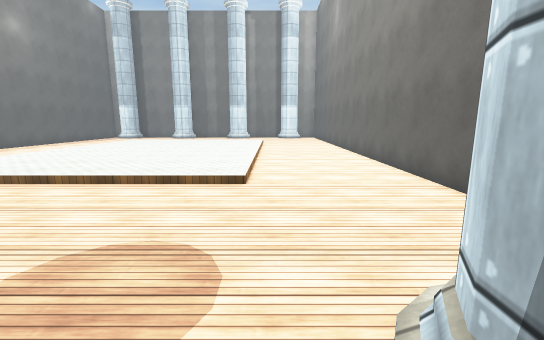
View 1 (above)

16 first-person views from a walk through a scene from a Unity 3-D project. The camera is 1.5 m above the floor, tilts 10° down and sees 90° across. The floor is counted in squares, 0.79 m on a side. Each view is taken from the middle of a square. On the plan, view 1 faces up. The plan holds only what a view shows up to about 16 squares ahead; the rest is blank. The player is left out. Some animated figures are left out. Surface patterns are stand-ins for the level's own textures.

View 2
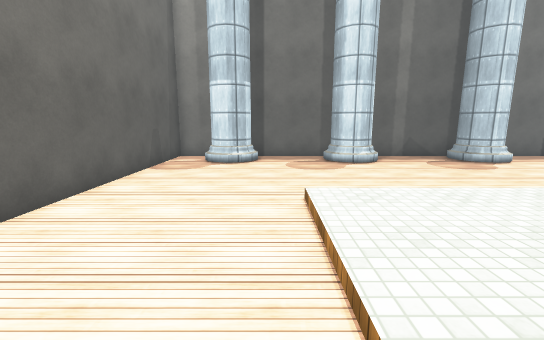

View 3
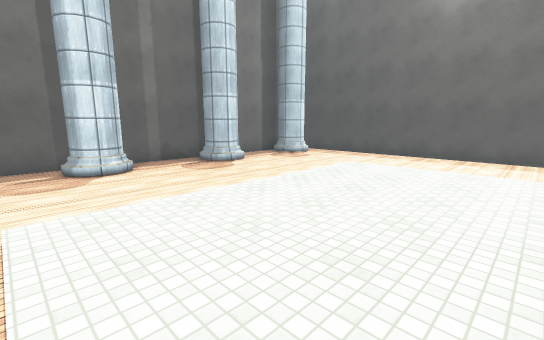

View 4
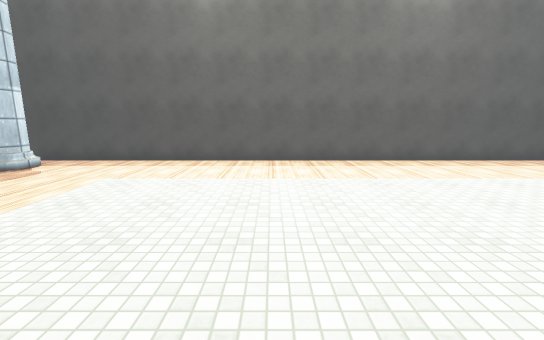

View 5
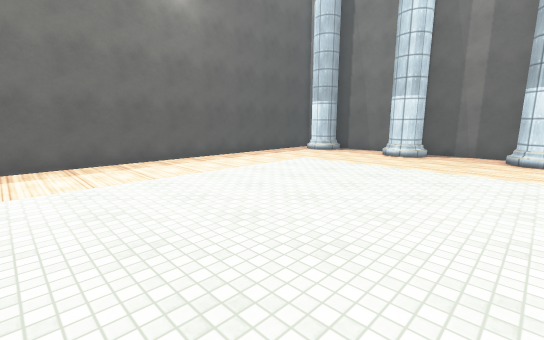

View 6
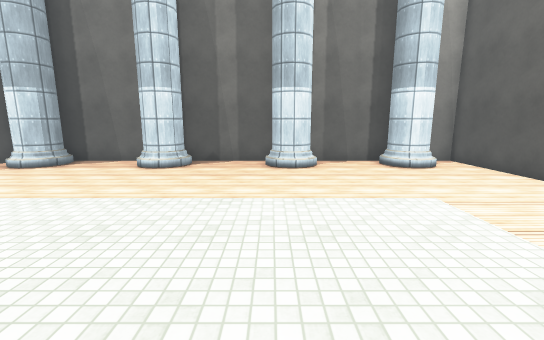

View 7
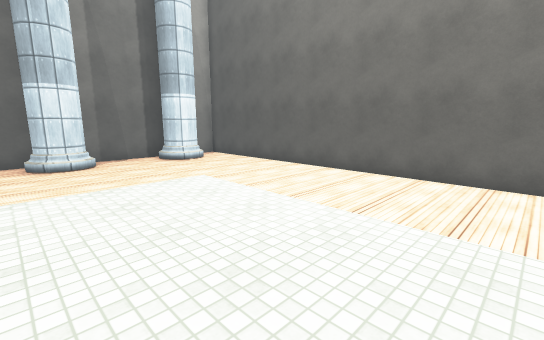

View 8
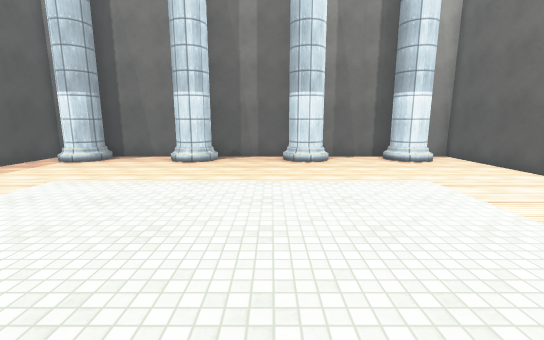

View 9
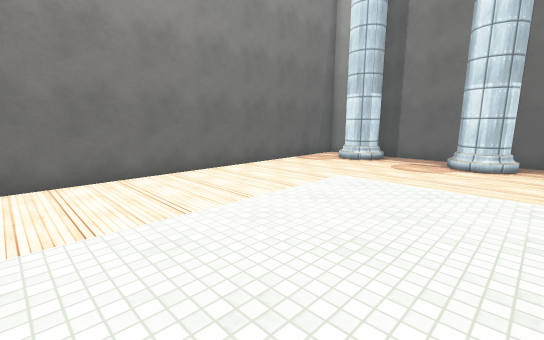

View 10
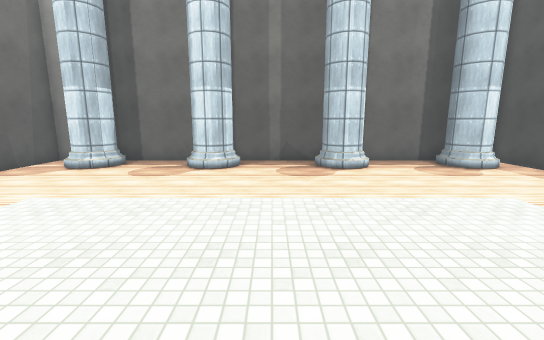

View 11
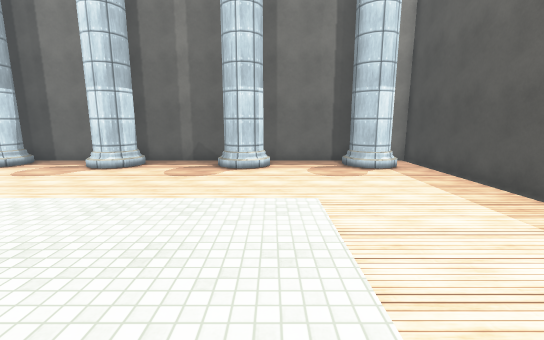

View 12
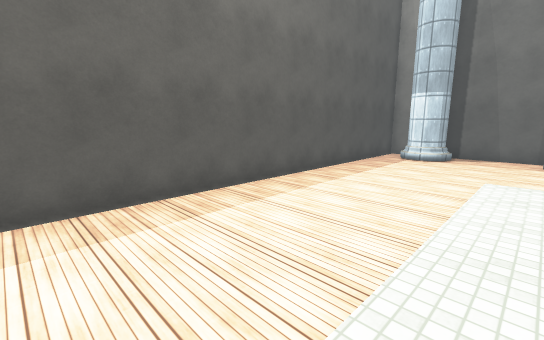

View 13
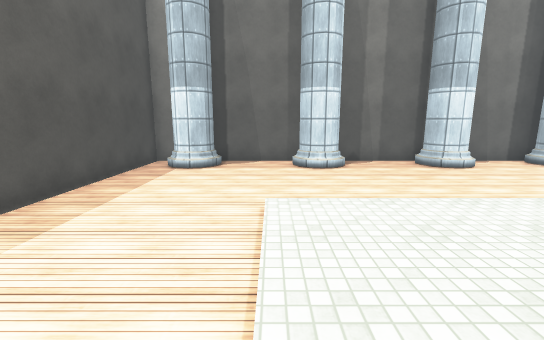

View 14
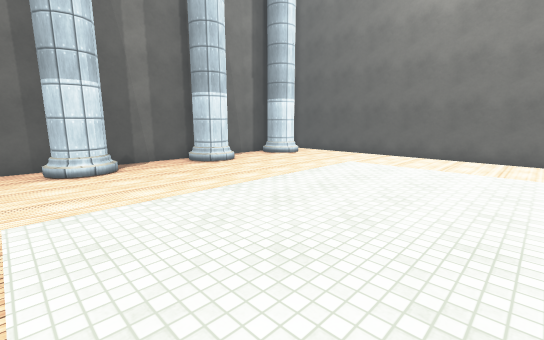

View 15
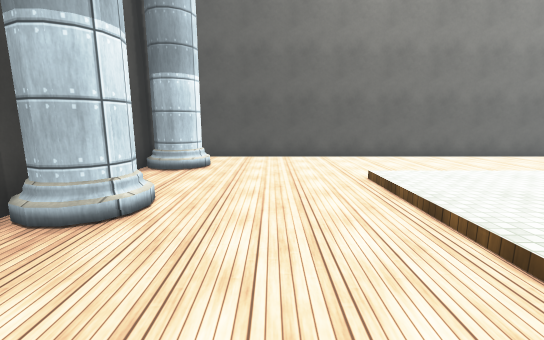

View 16
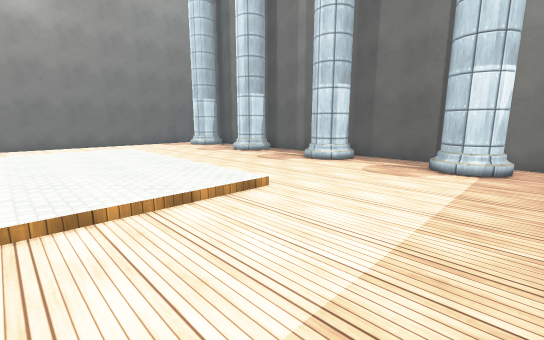

### Floor plan
Key: @ floor where view 1 was taken; # wall or solid block; . main floor; : floor 0.25 m higher than the main floor; / step, stairs or slope; O other object.
Columns run from 20 left of view 1 to 5 right of it. Each row starts with its distance up from view 1.
 35 ##########################
 34 #.  .....##....O# ....#  #
 33 #.###....##....O#O...###.#
 32 #..#.....##.....O.....#..#
 31 #........................#
 30 #........................#
 29 #........................#
 28 #........................#
 27 #........................#
 26 #........................#
 25 #....../:::::::::::/.....#
 24 #....../:::::::::::/.....#
 23 #....../:::::::::::/.....#
 22 #....../:::::::::::/.....#
 21 #....../:::::::::::/.....#
 20 #....../:::::::::::/.....#
 19 #....../:::::::::::/.....#
 18 #....../:::::::::::/.....#
 17 #....../:::::::::::/.....#
 16 #....../:::::::::::/.....#
 15 #....../:::::::::::/.....#
 14 #....../:::::::::::/.....#
 13 #....../:::::::::::/.....#
 12 #....../:::::::::::/.....#
 11 #....../:::::::::::/.....#
 10 #....../:::::::::::/.....#
  9 #....../:::::::::::/.....#
  8 #........................#
  7 #........................#
  6 #........................#
  5 #........................#
  4 #........................#
  3 #........................#
  2 #..#.....##.....#.....#O.#
  1 #.###....##....###...###.#
  0 #.. .....##..... ...@.  .#
 -1 ##########################

Where each view was taken, in squares from view 1:
view 1: 0 up, 0 right, facing up
view 2: 15 up, 0 right, facing down
view 3: 15 up, 1 left, facing down-left
view 4: 14 up, 4 left, facing left
view 5: 14 up, 4 left, facing up-left
view 6: 19 up, 5 left, facing up
view 7: 17 up, 6 left, facing up-right
view 8: 17 up, 6 left, facing up
view 9: 17 up, 6 left, facing down-right
view 10: 15 up, 7 left, facing down
view 11: 15 up, 12 left, facing down
view 12: 15 up, 12 left, facing up-left
view 13: 19 up, 13 left, facing up
view 14: 19 up, 13 left, facing up-right
view 15: 29 up, 10 left, facing right
view 16: 14 up, 19 left, facing down-right
